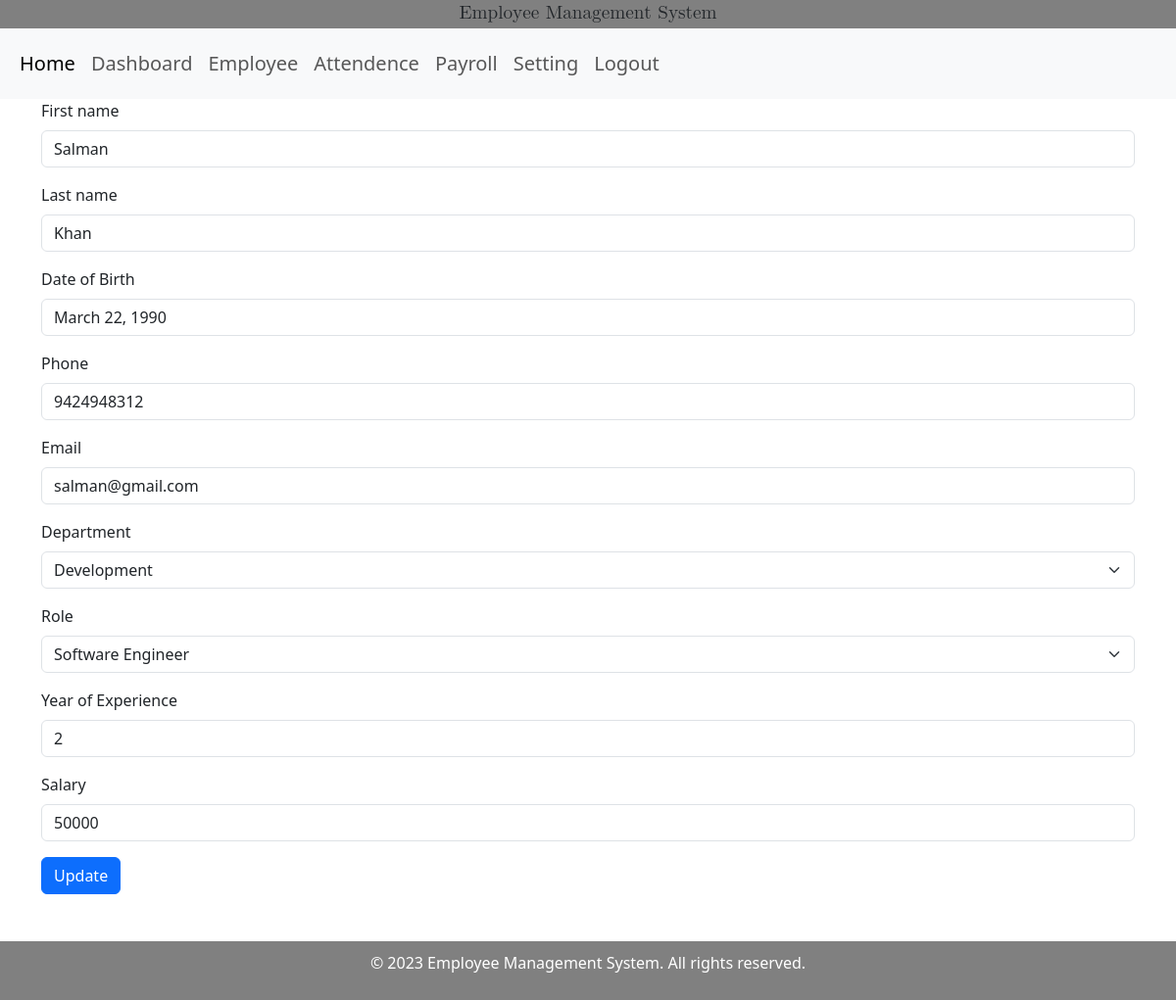
/update/2721, run on the app's committed database.
### employee/models.py (models this page shows, shortened)
class Employee(models.Model):
    first_name = models.CharField(max_length=100,null=False)
    last_name = models.CharField(max_length=100,null=False)
    dob = models.DateField(null=True)
    phone = models.CharField(max_length=13,default="")
    email = models.EmailField(max_length=25,default="abc@gmail.com")
    id = models.CharField(max_length=10, primary_key=True)
    dept = models.ForeignKey(Department,on_delete=models.CASCADE)
    role = models.ForeignKey(Role,on_delete=models.CASCADE)
    hire_date = models.DateField(null=False)
    yoe = models.CharField(max_length=10, null= False)
    salary = models.CharField(max_length=100, null=False)

class Department(models.Model):
    name = models.CharField(max_length=100,null=False)
    def __str__(self):
        return self.name

class Role(models.Model):
    name = models.CharField(max_length=100,null=False)
    def __str__(self):
        return self.name

### employee/views.py (the view)
# urls.py: path('update/<int:id>', views.update_employee, name='update'),
def update_employee(request,id):
    emp = get_object_or_404(Employee, id=id)
    context = {
        'emp': emp
    }
    return render(request, 'update_employee.html', {'emp': emp})

### employee/templates/update_employee.html (shortened to what this page needs)
{% include 'header.html' %}
<div class="container">
<form action="/updatedetails"  method = "POST">
    <div class="mb-3">
      <label for="first_name" class="form-label">First name</label>
      <input type="text" value="{{emp.first_name}}" name="first_name" required class="form-control" id=""  aria-describedby="emailHelp">
    </div>
    <div class="mb-3">
        <label for="last_name" class="form-label">Last name</label>
        <input type="text" value="{{emp.last_name}}" name="last_name" required class="form-control" id="" aria-describedby="emailHelp">
    </div>
    <div class="mb-3">
        <label for="dob" class="form-label">Date of Birth</label>
        <input name="dob" value="{{emp.dob}}" type="text" required class="form-control" id="" aria-describedby="emailHelp">
      </div>
      <div class="mb-3">
        <label for="phone" class="form-label">Phone</label>
        <input type="number"name="phone" value="{{emp.phone}}" required class="form-control" id="" aria-describedby="emailHelp">
      </div>
      <div class="mb-3">
        <label for="exampleInputEmail1" class="form-label">Email</label>
        <input type="email" name="email" value="{{emp.email}}" required class="form-control" id="" aria-describedby="emailHelp">
      </div>
      <div class="mb-3">
        <label for="dept" class="form-label">Department</label>
        <select class="form-select" name="dept" required aria-label="Default select example">
            <option selected value="{{emp.dept}}">{{emp.dept}}</option>
        </select>
      </div>
      <div class="mb-3">
        <label for="role" class="form-label">Role</label>
        <select class="form-select" name="role" required name="role" required id="id_role">
            <option selected value="{{emp.role}}">{{emp.role}}</option>
        </select>
      </div>
      <div class="mb-3">
        <label for="yoe" class="form-label">Year of Experience</label>
        <input type="number" value="{{emp.yoe}}" name="yoe" required class="form-control" id="exampleInputEmail1" aria-describedby="emailHelp">
      </div>
      <div class="mb-3">
        <label for="salary" class="form-label">Salary</label>
        <input type="number" value="{{emp.salary}}" name="salary" required class="form-control" id="exampleInputEmail1" aria-describedby="emailHelp">
      </div>
    <button type="submit" class="btn btn-primary">Update</button>
  </form>
</div>
{% include 'footer.html' %}

### data on the page
Employee: first_name "Salman", last_name "Khan", dob "March 22, 1990", phone "9424948312", email "salman@gmail.com", dept "Development", role "Software Engineer", yoe "2", salary "50000"
